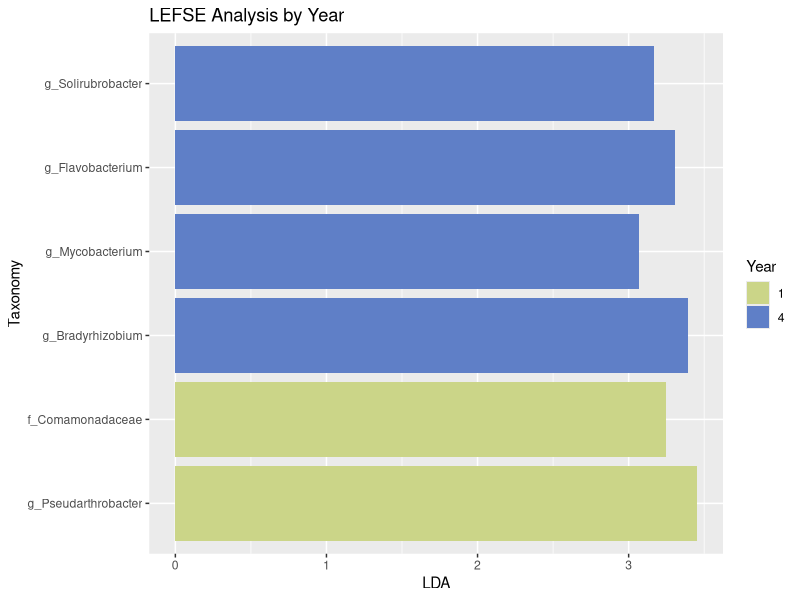

Generate this figure with R:
#lefse plot
library(tidyverse)
library(readxl)


lefse <- read_excel(path="Lefsefigure.xlsx")
lefse$Year = as.factor(lefse$Year)
lefse$Taxonomy <- factor(lefse$Taxonomy, levels = lefse$Taxonomy)

plot_colors <- c(
  "#CBD588", "#5F7FC7", "orange","#DA5724", "#508578"
)
  



plot = ggplot(lefse, aes(x=Taxonomy, y=LDA, fill = Year)) + 
  geom_bar(stat = "identity") +
  coord_flip() +
  scale_fill_manual(values = plot_colors) +
  ggtitle("LEFSE Analysis by Year")
plot
